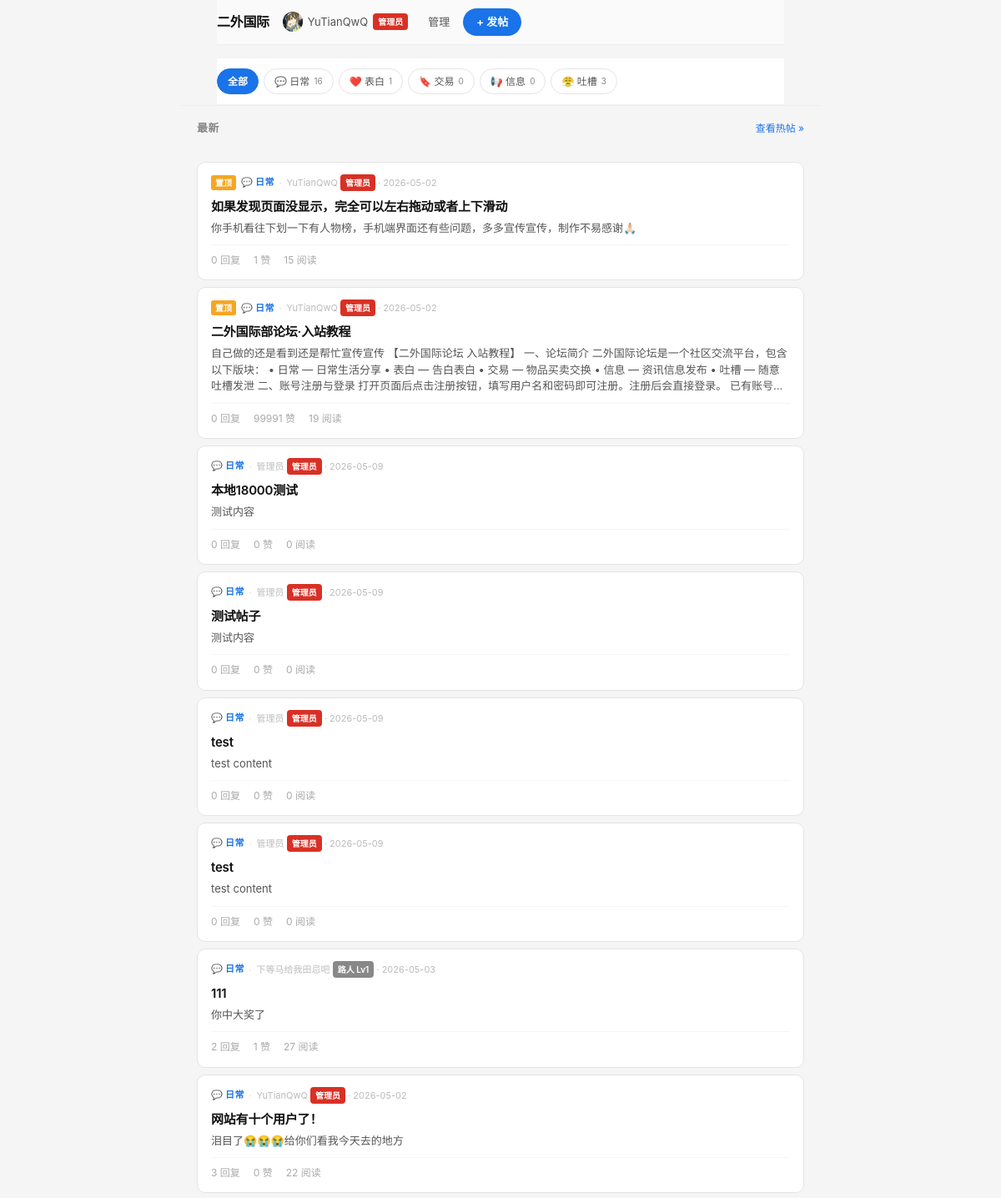
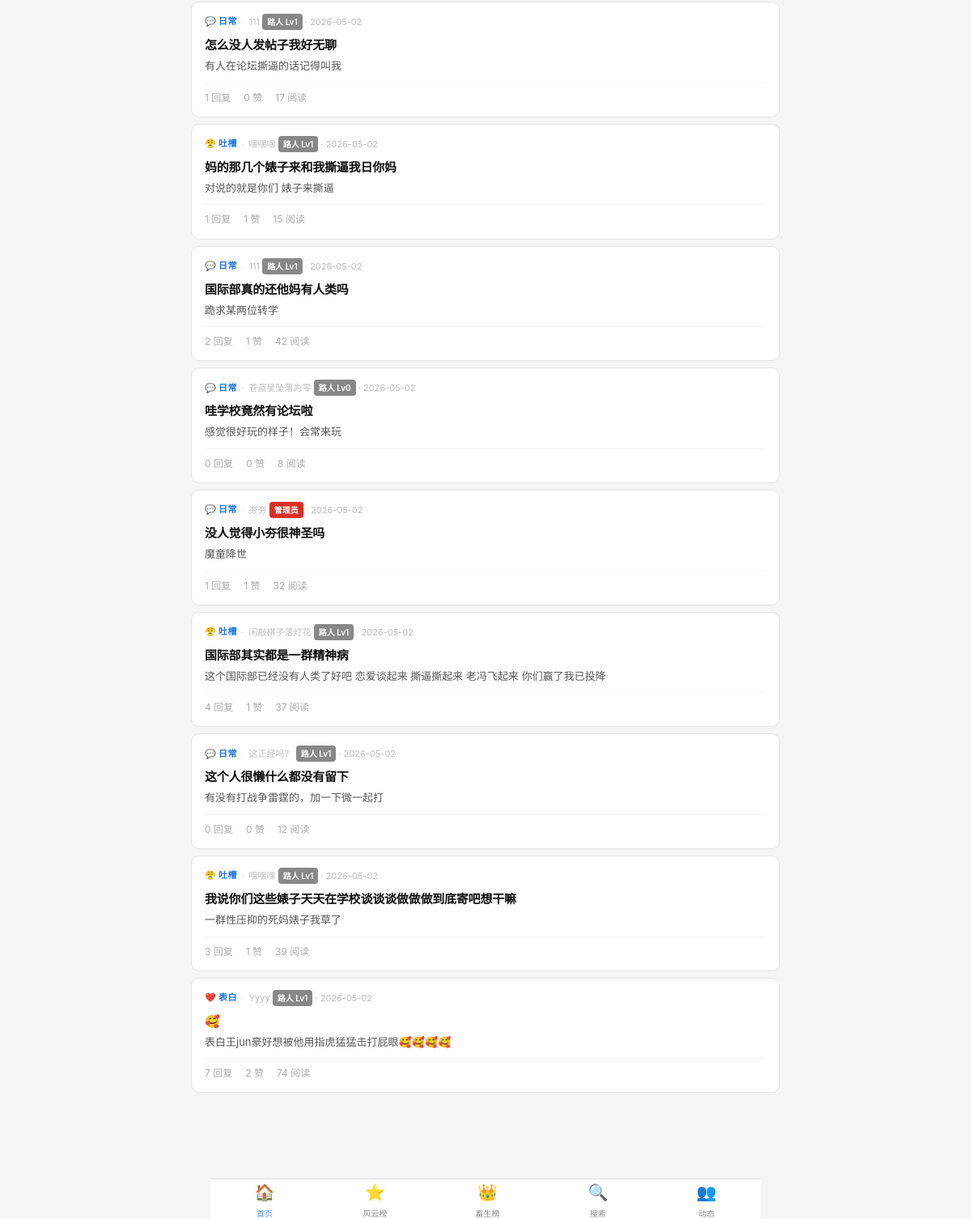
/ (signed in), run on the app's committed database (2 pictures, top to bottom).
### tables this page shows
CREATE TABLE users (
            id INTEGER PRIMARY KEY AUTOINCREMENT,
            username TEXT UNIQUE NOT NULL,
            nickname TEXT NOT NULL,
            password_hash TEXT NOT NULL,
            avatar TEXT DEFAULT '',
            bio TEXT DEFAULT '',
            is_admin INTEGER DEFAULT 0,
            created_at TEXT DEFAULT (datetime('now'))
        , level INTEGER DEFAULT 0, exp INTEGER DEFAULT 0, is_banned INTEGER DEFAULT 0);

CREATE TABLE boards (
            id INTEGER PRIMARY KEY AUTOINCREMENT,
            slug TEXT UNIQUE NOT NULL,
            name TEXT NOT NULL,
            description TEXT DEFAULT '',
            color TEXT DEFAULT '#e07a5f',
            icon TEXT DEFAULT '📌',
            topic_count INTEGER DEFAULT 0,
            sort_order INTEGER DEFAULT 0
        );

CREATE TABLE topics (
            id INTEGER PRIMARY KEY AUTOINCREMENT,
            title TEXT NOT NULL,
            content TEXT NOT NULL,
            board_id INTEGER NOT NULL,
            user_id INTEGER NOT NULL,
            is_anonymous INTEGER DEFAULT 0,
            view_count INTEGER DEFAULT 0,
            like_count INTEGER DEFAULT 0,
            reply_count INTEGER DEFAULT 0,
            is_pinned INTEGER DEFAULT 0,
            created_at TEXT DEFAULT (datetime('now')),
            updated_at TEXT DEFAULT (datetime('now'))
        );

### app.py (the view)
@app.route('/')
def index():
    user = get_current_user()
    conn = get_db()
    cur = conn.cursor()
    boards = cur.execute("SELECT * FROM boards ORDER BY sort_order").fetchall()
    topics = cur.execute("""
        SELECT t.*, b.name as board_name, b.color as board_color, b.icon as board_icon,
               u.nickname as author_nickname, u.is_admin as author_is_admin, u.level as author_level
        FROM topics t
        LEFT JOIN boards b ON t.board_id = b.id
        LEFT JOIN users u ON t.user_id = u.id
        ORDER BY t.is_pinned DESC, t.created_at DESC
        LIMIT 30
    """).fetchall()
    hot_topics = cur.execute("""
        SELECT t.*, b.name as board_name, b.color as board_color, b.icon as board_icon,
               u.nickname as author_nickname,
               (t.view_count + t.like_count * 3) as hot_score
        FROM topics t
        LEFT JOIN boards b ON t.board_id = b.id
        LEFT JOIN users u ON t.user_id = u.id
        WHERE t.created_at >= datetime('now', '-7 days')
        ORDER BY hot_score DESC
        LIMIT 5
    """).fetchall()
    online_count = cur.execute("""
        SELECT COUNT(DISTINCT user_id) FROM replies
        WHERE created_at >= datetime('now', '-1 hour')
    """).fetchone()[0] or 8
    conn.close()
    return render_template('index.html', boards=list(boards), topics=list(topics),
                           hot_topics=list(hot_topics), online_count=online_count,
                           user=user)

### app.py (called while the page is built)
def get_db():
    conn = sqlite3.connect(DB_PATH, timeout=30)
    conn.execute("PRAGMA busy_timeout = 30000")
    conn.execute("PRAGMA journal_mode = WAL")
    conn.row_factory = sqlite3.Row
    return conn

def get_current_user():
    user_id = session.get('user_id')
    if not user_id:
        return None
    conn = get_db()
    user = conn.execute("SELECT id, username, nickname, avatar, bio, is_admin, level, exp, created_at FROM users WHERE id = ?", (user_id,)).fetchone()
    conn.close()
    return dict(user) if user else None

@app.context_processor
def inject_user():
    from flask import session, g
    user = get_current_user()
    return dict(user=user)

### templates/index.html (shortened to what this page needs)
{% extends "base.html" %}
{% block content %}
<div class="board-tabs">
  <a href="/" class="board-tab active" style="font-weight:600">全部</a>
  {% for b in boards %}
  <a href="/board/{{ b.slug }}" class="board-tab">
    {{ b.icon }} {{ b.name }} <span class="board-tab-count">{{ b.topic_count }}</span>
  </a>
  {% endfor %}
</div>
<div style="border-top: 1px solid #eee; margin-bottom: 4px"></div>
<div class="section-header" style="padding-top:12px">
  <span class="section-header-title">最新</span>
  {% if hot_topics %}
  <a href="/search?q=" style="font-size:12px;color:#1a73e8;text-decoration:none">查看热帖 &raquo;</a>
  {% endif %}
</div>
<div class="topic-feed">
  {% for t in topics %}
  <a href="/topic/{{ t.id }}" class="topic-card">
    <div class="topic-card-header">
      {% if t.is_pinned %}<span style="background:#f5a623;color:#fff;font-size:10px;padding:1px 5px;border-radius:3px;font-weight:600">置顶</span>{% endif %}
      {% if t.board_name %}<span class="topic-board-tag">{{ t.board_icon }} {{ t.board_name }}</span>{% endif %}
      <span class="topic-dot">&middot;</span>
      <span class="topic-time">{{ t.author_nickname or '匿名' }}{{ level_badge(t.author_level or 0, 'xs', t.author_is_admin) }} &middot; {{ t.created_at[:10] }}</span>
    </div>
    <div class="topic-card-title">{{ t.title }}</div>
    {% if t.content %}
    <div class="topic-card-body">{{ t.content }}</div>
    {% endif %}
    <div class="topic-card-footer">
      <span>{{ t.reply_count }} 回复</span>
      <span>{{ t.like_count }} 赞</span>
      <span>{{ t.view_count }} 阅读</span>
    </div>
  </a>
  {% else %}
  <div class="empty-state">还没有帖子，来说点什么吧</div>
  {% endfor %}
</div>
{% endblock %}

### templates/base.html (shortened to what this page needs)
<!DOCTYPE html>
<html lang="zh">
<head>
<link rel="stylesheet" href="{{ url_for('static', filename='style.css') }}">
{% macro user_avatar(avatar, nickname) %}
{% if avatar %}
<img src="{{ avatar }}" style="width:24px;height:24px;border-radius:50%;object-fit:cover" alt="{{ nickname }}">
{% else %}
<span style="width:24px;height:24px;border-radius:50%;background:#4a90d9;color:#fff;display:inline-flex;align-items:center;justify-content:center;font-size:11px;font-weight:600">{{ nickname[:1] }}</span>
{% endif %}
{% endmacro %}
{% macro level_badge(level, size='xs', is_admin=False) %}
{% if is_admin %}
<span style="display:inline-flex;align-items:center;padding:2px 6px;background:#d93025;color:#fff;font-size:{% if size=='xs' %}10px{% elif size=='sm' %}12px{% else %}14px{% endif %};border-radius:4px;font-weight:600">管理员</span>
{% elif level >= 80 %}
<span style="display:inline-flex;align-items:center;padding:2px 6px;background:#e07a5f;color:#fff;font-size:{% if size=='xs' %}10px{% elif size=='sm' %}12px{% else %}14px{% endif %};border-radius:4px;font-weight:600">大师 Lv{{ level }}</span>
{% elif level >= 60 %}
<span style="display:inline-flex;align-items:center;padding:2px 6px;background:#9b5de5;color:#fff;font-size:{% if size=='xs' %}10px{% elif size=='sm' %}12px{% else %}14px{% endif %};border-radius:4px;font-weight:600">老手 Lv{{ level }}</span>
{% elif level >= 40 %}
<span style="display:inline-flex;align-items:center;padding:2px 6px;background:#457b9d;color:#fff;font-size:{% if size=='xs' %}10px{% elif size=='sm' %}12px{% else %}14px{% endif %};border-radius:4px;font-weight:600">进阶 Lv{{ level }}</span>
{% elif level >= 20 %}
<span style="display:inline-flex;align-items:center;padding:2px 6px;background:#2a9d8f;color:#fff;font-size:{% if size=='xs' %}10px{% elif size=='sm' %}12px{% else %}14px{% endif %};border-radius:4px;font-weight:600">新人 Lv{{ level }}</span>
{% elif level >= 10 %}
<span style="display:inline-flex;align-items:center;padding:2px 6px;background:#f4a261;color:#fff;font-size:{% if size=='xs' %}10px{% elif size=='sm' %}12px{% else %}14px{% endif %};border-radius:4px;font-weight:600">新手 Lv{{ level }}</span>
{% else %}
<span style="display:inline-flex;align-items:center;padding:2px 6px;background:#888;color:#fff;font-size:{% if size=='xs' %}10px{% elif size=='sm' %}12px{% else %}14px{% endif %};border-radius:4px;font-weight:600">路人 Lv{{ level }}</span>
{% endif %}
{% endmacro %}
</head>
<body>
<nav class="navbar">
  <a href="/" class="navbar-brand">二外国际</a>
  <div class="navbar-links">
    {% if user %}
      <a href="/user/{{ user.id }}" class="navbar-link" style="display:flex;align-items:center;gap:6px">{{ user_avatar(user.avatar, user.nickname) }}<span>{{ user.nickname }}</span>{{ level_badge(user.level or 0, 'xs', user.is_admin) }}</a>
      {% if user.is_admin %}
      <a href="/admin" class="navbar-link">管理</a>
      {% endif %}
    {% else %}
      <a href="/login" class="navbar-link">登录</a>
      <a href="/register" class="navbar-link">注册</a>
    {% endif %}
  </div>
  {% if user %}
  <a href="/new/daily" class="navbar-post-btn">+ 发帖</a>
  {% endif %}
</nav>
<div class="container">
  {% block content %}{% endblock %}
</div>
<div class="bottom-nav">
  <a href="/" class="{% if request.path == '/' %}active{% endif %}">
    <span class="nav-icon">🏠</span>
    <span>首页</span>
  </a>
  <a href="/famous" class="{% if request.path == '/famous' %}active{% endif %}">
    <span class="nav-icon">⭐</span>
    <span>风云榜</span>
  </a>
  <a href="/chef" class="{% if request.path == '/chef' %}active{% endif %}">
    <span class="nav-icon">👑</span>
    <span>畜生榜</span>
  </a>
  <a href="/search" class="{% if request.path == '/search' %}active{% endif %}">
    <span class="nav-icon">🔍</span>
    <span>搜索</span>
  </a>
  {% if user %}
  <a href="/following" class="{% if request.path == '/following' %}active{% endif %}">
    <span class="nav-icon">👥</span>
    <span>动态</span>
  </a>
  {% endif %}
</div>
</body>
</html>

### static/style.css (style rules this page uses)
*, *::before, *::after { box-sizing: border-box; margin: 0; padding: 0; }
body { font-family: -apple-system, BlinkMacSystemFont, 'Segoe UI', sans-serif; background: #fafafa; color: #222; font-size: 15px; line-height: 1.6; }
a { color: #1a73e8; text-decoration: none; }
img { max-width: 100%; }
.container { max-width: 680px; margin: 0 auto; padding: 0 16px 100px; }
.navbar { display: flex; align-items: center; gap: 10px; padding: 12px 16px; background: #fff; border-bottom: 1px solid #eee; position: sticky; top: 0; z-index: 100; max-width: 680px; margin: 0 auto; }
.navbar-brand { font-size: 17px; font-weight: 800; color: #111; text-decoration: none; white-space: nowrap; letter-spacing: -0.3px; flex-shrink: 0; }
.navbar-post-btn { background: #1a73e8; color: #fff !important; border-radius: 20px; padding: 7px 14px; font-size: 13px; font-weight: 600; text-decoration: none; display: inline-block; }
.navbar-link { font-size: 13px; color: #555; text-decoration: none; padding: 4px 6px; }
.board-tabs { display: flex; gap: 6px; overflow-x: auto; padding: 10px 16px; background: #fff; border-bottom: 1px solid #f0f0f0; scrollbar-width: none; -webkit-overflow-scrolling: touch; max-width: 680px; margin: 0 auto; }
.board-tab { display: inline-flex; align-items: center; gap: 4px; padding: 5px 12px; border-radius: 20px; background: #f5f5f5; font-size: 13px; color: #555; text-decoration: none; white-space: nowrap; flex-shrink: 0; border: 1px solid transparent; transition: all 0.15s; }
.board-tab.active { background: #1a73e8; color: #fff; border-color: #1a73e8; }
.board-tab-count { font-size: 10px; opacity: 0.7; }
.topic-feed { display: flex; flex-direction: column; gap: 8px; padding: 10px 16px; }
.topic-card { background: #fff; border-radius: 12px; padding: 14px 16px; display: block; color: #111; border: 1px solid #e8e8e8; margin: 0; }
.topic-card-header { display: flex; align-items: center; gap: 6px; margin-bottom: 8px; flex-wrap: wrap; }
.topic-board-tag { font-size: 11px; font-weight: 700; color: #1a73e8; text-transform: uppercase; letter-spacing: 0.3px; }
.topic-dot { color: #ddd; font-size: 10px; }
.topic-time { font-size: 11px; color: #bbb; }
.topic-card-title { font-size: 16px; font-weight: 700; color: #111; margin-bottom: 6px; line-height: 1.4; letter-spacing: -0.2px; }
.topic-card-body { font-size: 14px; color: #555; line-height: 1.55; margin-bottom: 10px; display: -webkit-box; -webkit-line-clamp: 3; -webkit-box-orient: vertical; overflow: hidden; }
.topic-card-footer { display: flex; gap: 14px; font-size: 12px; color: #aaa; padding-top: 8px; border-top: 1px solid #f5f5f5; }
.topic-card-footer span { display: inline-flex; align-items: center; gap: 3px; }
.section-header { display: flex; align-items: center; justify-content: space-between; padding: 14px 16px 6px; }
.section-header-title { font-size: 12px; font-weight: 700; color: #999; text-transform: uppercase; letter-spacing: 0.8px; }
.bottom-nav { display: flex; position: fixed; bottom: 0; left: 0; right: 0; background: #fff; border-top: 1px solid #eee; z-index: 150; max-width: 680px; margin: 0 auto; padding-bottom: env(safe-area-inset-bottom); }
@media (min-width: 480px) { .container { padding: 0 20px 100px; } }
@media (min-width: 480px) { .navbar { padding: 12px 20px; } }
@media (min-width: 480px) { .board-tabs { padding: 10px 20px; } }
@media (min-width: 480px) { .topic-feed { padding: 12px 20px; } }
@media (min-width: 480px) { .section-header { padding: 16px 20px 8px; } }
@media (min-width: 640px) { body { font-size: 15px; } }

### data on the page
users: avatar (picture), nickname "YuTianQwQ"
boards: icon "💬", name "日常", topic_count "16"
boards: icon "❤️", name "表白", topic_count "1"
boards: icon "🔖", name "交易", topic_count "0"
boards: icon "📢", name "信息", topic_count "0"
boards: icon "😤", name "吐槽", topic_count "3"
topics: is_pinned "置顶", board_icon "💬", board_name "日常", nickname "YuTianQwQ", shows "管理员", created_at "2026-05-02", title "如果发现页面没显示，完全可以左右拖动或者上下滑动", content "你手机看往下划一下有人物榜，手机端界面还有些问题，多多宣传宣传，制作不易感谢🙏🏻", reply_count "0", like_count "1", view_count "15"
topics: is_pinned "置顶", board_icon "💬", board_name "日常", nickname "YuTianQwQ", shows "管理员", created_at "2026-05-02", title "二外国际部论坛·入站教程", content "自己做的还是看到还是帮忙宣传宣传 【二外国际论坛 入站教程】 一、论坛简介 二外国际论坛是一个社区交流平台，包含以下版块： • 日常 — 日常生活分享 • 表白 — 告白表白 • 交易 — 物品买卖交换 • 信息 — 资讯信息发布 • 吐槽 — 随意吐槽发泄 二、账号注册与登录…", reply_count "0", like_count "99991", view_count "19"
topics: board_icon "💬", board_name "日常", nickname "管理员", created_at "2026-05-09", title "本地18000测试", content "测试内容", reply_count "0", like_count "0", view_count "0"
topics: board_icon "💬", board_name "日常", nickname "管理员", created_at "2026-05-09", title "测试帖子", content "测试内容", reply_count "0", like_count "0", view_count "0"
topics: board_icon "💬", board_name "日常", nickname "管理员", created_at "2026-05-09", title "test", content "test content", reply_count "0", like_count "0", view_count "0"
topics: board_icon "💬", board_name "日常", nickname "管理员", created_at "2026-05-09", title "test", content "test content", reply_count "0", like_count "0", view_count "0"
topics: board_icon "💬", board_name "日常", nickname "下等马给我田忌吧", level "1", created_at "2026-05-03", title "111", content "你中大奖了", reply_count "2", like_count "1", view_count "27"
topics: board_icon "💬", board_name "日常", nickname "YuTianQwQ", shows "管理员", created_at "2026-05-02", title "网站有十个用户了！", content "泪目了😭😭😭给你们看我今天去的地方", reply_count "3", like_count "0", view_count "22"
topics: board_icon "💬", board_name "日常", nickname "111", level "1", created_at "2026-05-02", title "怎么没人发帖子我好无聊", content "有人在论坛撕逼的话记得叫我", reply_count "1", like_count "0", view_count "17"
topics: board_icon "😤", board_name "吐槽", nickname "嘿嘿嘿", level "1", created_at "2026-05-02", title "妈的那几个婊子来和我撕逼我日你妈", content "对说的就是你们 婊子来撕逼", reply_count "1", like_count "1", view_count "15"
topics: board_icon "💬", board_name "日常", nickname "111", level "1", created_at "2026-05-02", title "国际部真的还他妈有人类吗", content "跪求某两位转学", reply_count "2", like_count "1", view_count "42"
topics: board_icon "💬", board_name "日常", nickname "苍蓝星坠落为零", level "0", created_at "2026-05-02", title "哇学校竟然有论坛啦", content "感觉很好玩的样子！会常来玩", reply_count "0", like_count "0", view_count "8"
topics: board_icon "💬", board_name "日常", nickname "夯夯", shows "管理员", created_at "2026-05-02", title "没人觉得小夯很神圣吗", content "魔童降世", reply_count "1", like_count "1", view_count "32"
topics: board_icon "😤", board_name "吐槽", nickname "闲敲棋子落灯花", like_count "1", created_at "2026-05-02", title "国际部其实都是一群精神病", content "这个国际部已经没有人类了好吧 恋爱谈起来 撕逼撕起来 老冯飞起来 你们赢了我已投降", reply_count "4", view_count "37"
topics: board_icon "💬", board_name "日常", nickname "这正经吗？", board "1", created_at "2026-05-02", title "这个人很懒什么都没有留下", content "有没有打战争雷霆的，加一下微一起打", reply_count "0", like_count "0", view_count "12"
topics: board_icon "😤", board_name "吐槽", nickname "嘿嘿嘿", like_count "1", created_at "2026-05-02", title "我说你们这些婊子天天在学校谈谈谈做做做到底寄吧想干嘛", content "一群性压抑的死妈婊子我草了", reply_count "3", view_count "39"
topics: board_icon "❤️", board_name "表白", nickname "Yyyy", level "1", created_at "2026-05-02", title "🥰", content "表白王jun豪好想被他用指虎猛猛击打屁眼🥰🥰🥰🥰", reply_count "7", like_count "2", view_count "74"
